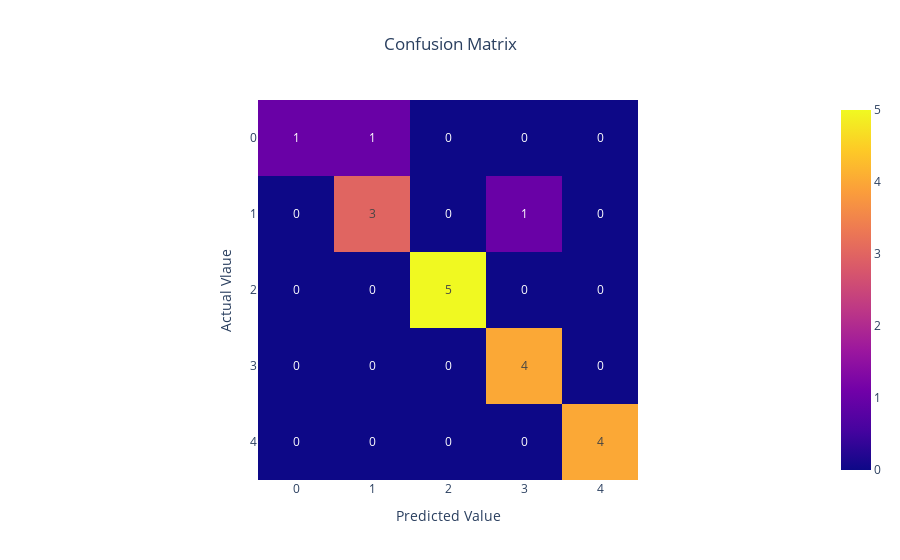

Notebook code for this chart:
### Code cell
confusion = confusion_matrix(y_test, y_pred) 
plt.figure(figsize=(20,20),dpi=500)
fig = px.imshow(confusion, labels=dict(x="Predicted Value", y="Actual Vlaue"), x=[0,1,2,3,4],y=[0,1,2,3,4],text_auto=True, title='Confusion Matrix',) 
fig.update_layout(title_x=0.5) 
fig.show()

### Figure 1 — Plotly figure (JSON) as saved in the notebook; plotly's stock layout.template omitted (floating-point values rounded to 4 significant figures)
{"data": [{"coloraxis": "coloraxis", "hovertemplate": "Predicted Value: %{x}<br>Actual Vlaue: %{y}<br>color: %{z}<extra></extra>", "name": "0", "texttemplate": "%{z}", "type": "heatmap", "x": [0, 1, 2, 3, 4], "xaxis": "x", "y": [0, 1, 2, 3, 4], "yaxis": "y", "z": [[1, 1, 0, 0, 0], [0, 3, 0, 1, 0], [0, 0, 5, 0, 0], [0, 0, 0, 4, 0], [0, 0, 0, 0, 4]]}], "layout": {"coloraxis": {"colorscale": [[0, "#0d0887"], [0.1111, "#46039f"], [0.2222, "#7201a8"], [0.3333, "#9c179e"], [0.4444, "#bd3786"], [0.5556, "#d8576b"], [0.6667, "#ed7953"], [0.7778, "#fb9f3a"], [0.8889, "#fdca26"], [1, "#f0f921"]]}, "title": {"text": "Confusion Matrix", "x": 0.5}, "xaxis": {"anchor": "y", "constrain": "domain", "domain": [0, 1], "scaleanchor": "y", "title": {"text": "Predicted Value"}}, "yaxis": {"anchor": "x", "autorange": "reversed", "constrain": "domain", "domain": [0, 1], "title": {"text": "Actual Vlaue"}}}}
